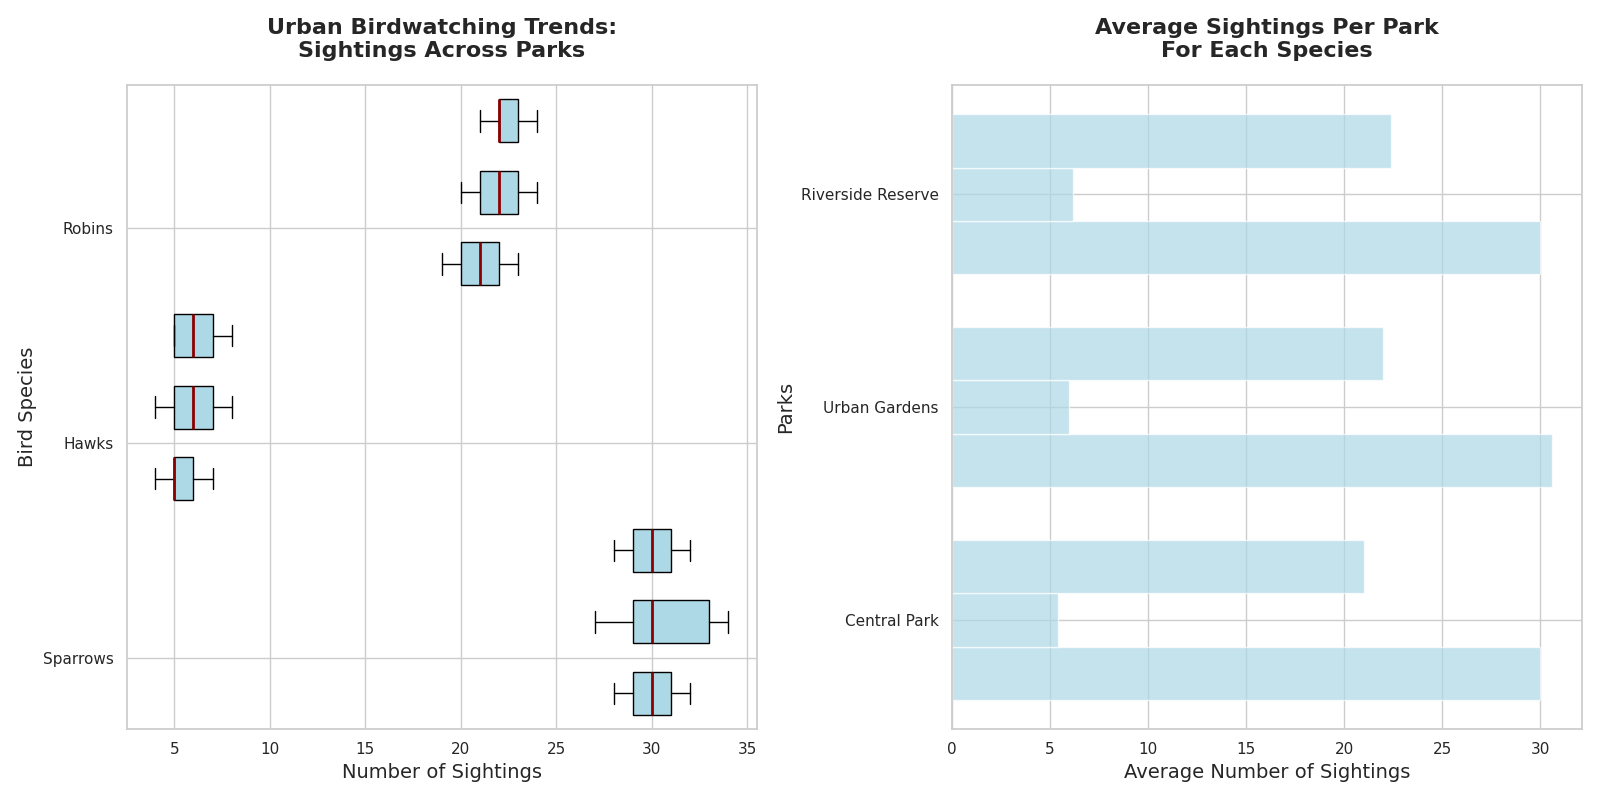

Generate this figure with Python:
import matplotlib.pyplot as plt
import numpy as np

species = ['Sparrows', 'Hawks', 'Robins']
parks = ['Central Park', 'Urban Gardens', 'Riverside Reserve']

sparrows_sightings = [30, 28, 32, 31, 29, 27, 33, 34, 30, 29, 30, 31, 32, 28, 29, 34]
hawks_sightings = [5, 6, 7, 4, 5, 6, 7, 8, 5, 4, 6, 7, 8, 5, 5]
robins_sightings = [20, 21, 19, 22, 23, 21, 22, 23, 24, 20, 21, 22, 23, 24, 22, 21]

min_len_cp = min(len(sparrows_sightings[:5]), len(hawks_sightings[:5]), len(robins_sightings[:5]))
min_len_ug = min(len(sparrows_sightings[5:10]), len(hawks_sightings[5:10]), len(robins_sightings[5:10]))
min_len_rr = min(len(sparrows_sightings[10:15]), len(hawks_sightings[10:15]), len(robins_sightings[10:15]))

central_park_data = np.array([sparrows_sightings[:min_len_cp], hawks_sightings[:min_len_cp], robins_sightings[:min_len_cp]]).T
urban_gardens_data = np.array([sparrows_sightings[5:5 + min_len_ug], hawks_sightings[5:5 + min_len_ug], robins_sightings[5:5 + min_len_ug]]).T
riverside_reserve_data = np.array([sparrows_sightings[10:10 + min_len_rr], hawks_sightings[10:10 + min_len_rr], robins_sightings[10:10 + min_len_rr]]).T

avg_sightings = {
    "Sparrows": [np.mean(central_park_data[:, 0]), np.mean(urban_gardens_data[:, 0]), np.mean(riverside_reserve_data[:, 0])],
    "Hawks": [np.mean(central_park_data[:, 1]), np.mean(urban_gardens_data[:, 1]), np.mean(riverside_reserve_data[:, 1])],
    "Robins": [np.mean(central_park_data[:, 2]), np.mean(urban_gardens_data[:, 2]), np.mean(riverside_reserve_data[:, 2])]
}

fig, axes = plt.subplots(1, 2, figsize=(16, 8))

ax1 = axes[0]
bplot1 = ax1.boxplot(central_park_data, vert=False, patch_artist=True, positions=np.arange(3)*3, widths=0.6)
bplot2 = ax1.boxplot(urban_gardens_data, vert=False, patch_artist=True, positions=np.arange(3)*3 + 1, widths=0.6)
bplot3 = ax1.boxplot(riverside_reserve_data, vert=False, patch_artist=True, positions=np.arange(3)*3 + 2, widths=0.6)

consistent_color = 'lightblue'
for bplot in [bplot1, bplot2, bplot3]:
    for patch in bplot['boxes']:
        patch.set_facecolor(consistent_color)
    for median in bplot['medians']:
        median.set(color='darkred', linewidth=2)

ax1.set_title('Urban Birdwatching Trends:\nSightings Across Parks', fontsize=16, fontweight='bold', pad=20)
ax1.set_xlabel('Number of Sightings', fontsize=14)
ax1.set_ylabel('Bird Species', fontsize=14)
ax1.set_yticks([0.5, 3.5, 6.5])
ax1.set_yticklabels(species)

ax2 = axes[1]
index = np.arange(len(parks))
bar_width = 0.25

for i, (species_name, averages) in enumerate(avg_sightings.items()):
    ax2.barh(index + i * bar_width, averages, bar_width, alpha=0.7, color=consistent_color)

ax2.set_title('Average Sightings Per Park\nFor Each Species', fontsize=16, fontweight='bold', pad=20)
ax2.set_xlabel('Average Number of Sightings', fontsize=14)
ax2.set_ylabel('Parks', fontsize=14)
ax2.set_yticks(index + bar_width)
ax2.set_yticklabels(parks)

plt.tight_layout()
plt.show()
